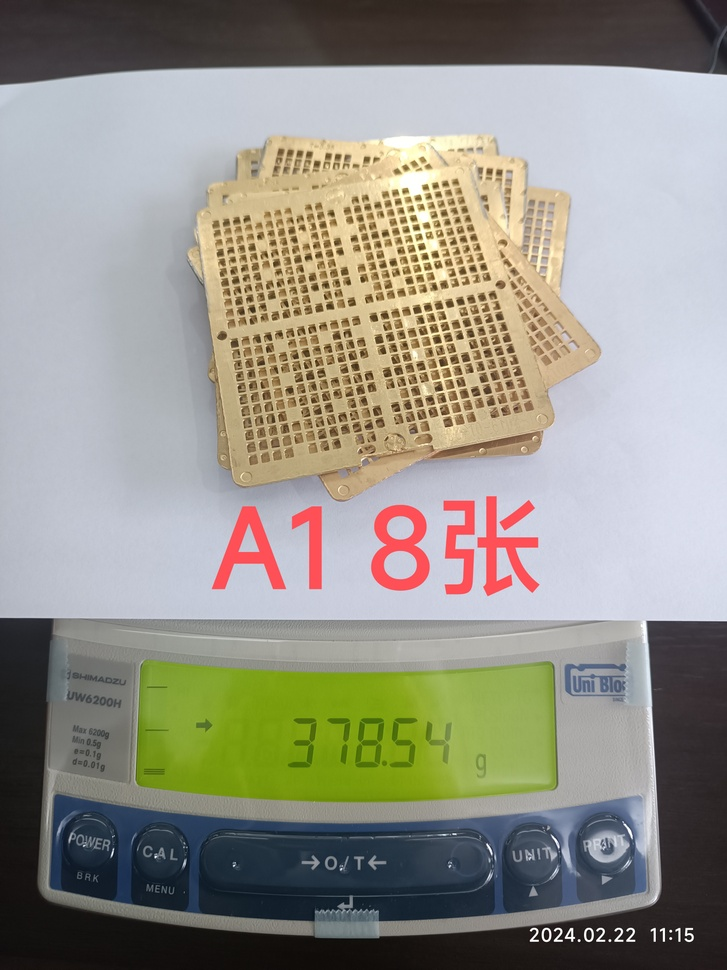
#> input picture TestingPic/test.jpg, 727 x 970 px, shrunk from 3000 x 4000 before the run
$ python Modeltest.py
#> lines starting #> are read from the running program, lines starting #| are printed output that depends on the picture; after the words box and inside, x2 and y2 are one past the last pixel; in counts of white or black regions, pixels touching at a corner belong together
import cv2
import numpy as np

img = cv2.imread("./TestingPic/test.jpg")
#> img is the input picture: shape (970, 727, 3); mean B, G, R 136, 146.7, 148.7

hsv = cv2.cvtColor(img, cv2.COLOR_BGR2HSV)
#> hsv: shape (970, 727, 3); mean H, S, V 74.4, 57.6, 159.8

# mask of green (36,25,25) ~ (86, 255,255)
mask = cv2.inRange(hsv, (36, 25, 25), (70, 255,255))
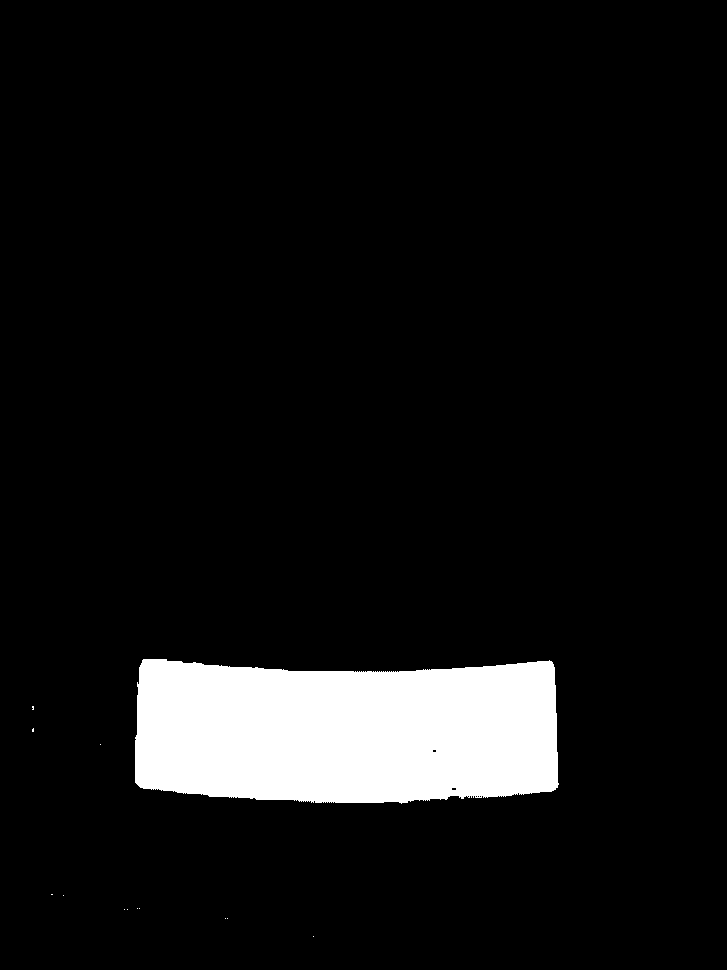
#> mask: shape (970, 727); 7.8% white; 13 white regions (12 under 20 px), largest, box (x1, y1, x2, y2) and area: (135, 659, 559, 804) 54915

green = cv2.bitwise_and(img,img, mask= mask)
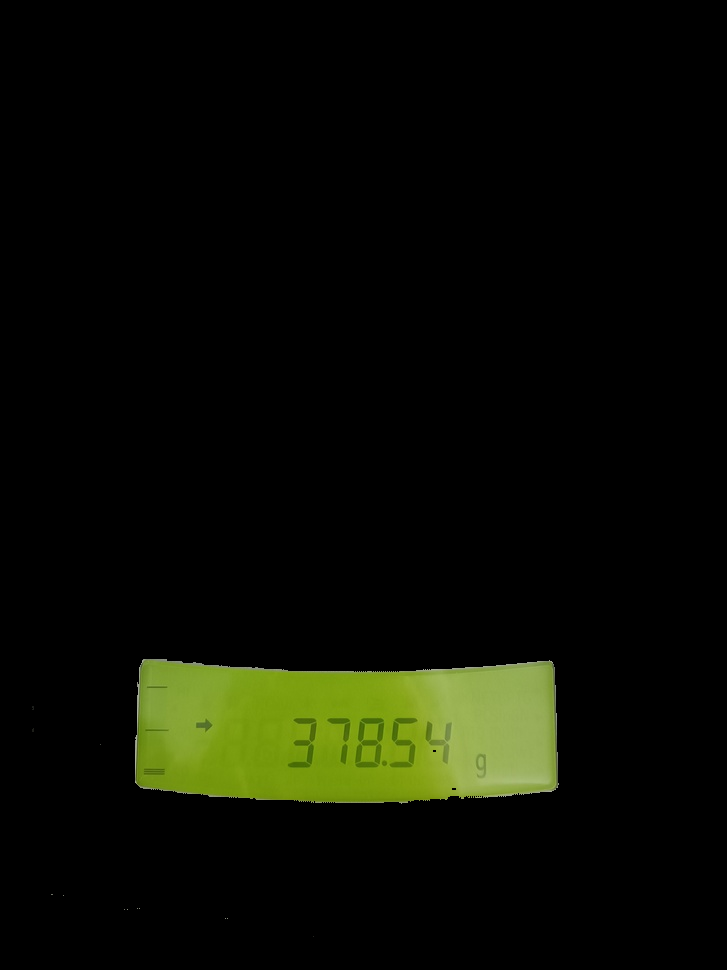
#> green: shape (970, 727, 3); mean B, G, R 3.3, 12.5, 10.2
cv2.namedWindow('Image', cv2.WINDOW_NORMAL)

cv2.imshow('Image', green)
cv2.waitKey(0)
cv2.destroyAllWindows()
